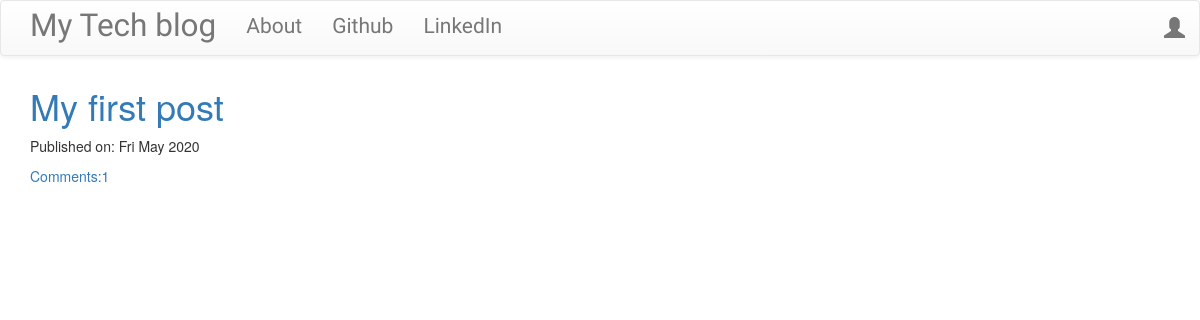
Before: / with the older database file.
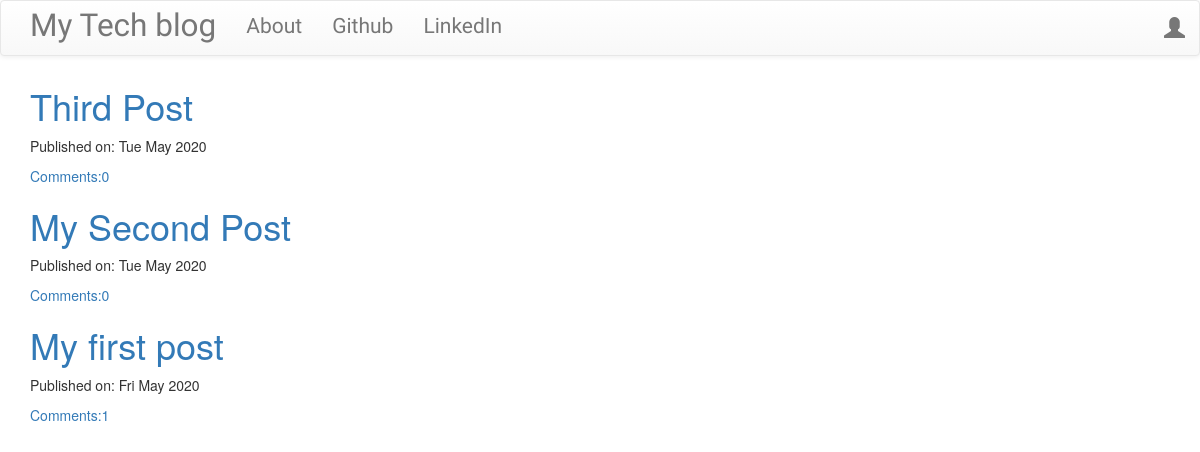
After: the same page with the newer database file.
### blog/models.py (models this page shows, shortened)
class Post(models.Model):
    author = models.ForeignKey('auth.User',on_delete = models.CASCADE)
    title = models.CharField(max_length=200)
    text = models.TextField()
    create_date = models.DateTimeField(default=timezone.now)
    published_date = models.DateTimeField(blank=True,null=True)
    def approve_comments(self):
        return self.comments.filter(approved_comment=True)

### blog/views.py (the view)
# urls.py: path('',views.PostListView.as_view(),name='post_list'),
class PostListView(ListView):
    model = Post
    def get_queryset(self):
        return Post.objects.filter(published_date__lte=timezone.now()).order_by('-published_date')

### blog/templates/blog/post_list.html
{% extends 'blog/base.html' %}
{% block content %}
<div class="centerstage">
  {% for post in post_list %}
  <div class="post">
    <h1> <a href="{% url 'post_detail' pk=post.pk %}">{{post.title}}</a> </h1>
    <div class="date">
      <p>Published on: {{post.published_date|date:"D M Y"}} </p>
    </div>
    <a href="{% url 'post_detail' pk=post.pk%}">Comments:{{post.approve_comments.count}}</a>
  </div>
  {% endfor %}
</div>
{% endblock %}

### blog/templates/blog/base.html (shortened to what this page needs)
<!DOCTYPE html>
{% load static %}
<html>
    <head>
        <link rel="stylesheet" href="https://maxcdn.bootstrapcdn.com/bootstrap/3.3.7/css/bootstrap.min.css">
        <link rel="stylesheet" href="https://maxcdn.bootstrapcdn.com/bootstrap/3.3.7/css/bootstrap-theme.min.css">
        <link rel="stylesheet" href="//cdn.jsdelivr.net/medium-editor/latest/css/medium-editor.min.css" type="text/css" media="screen" charset="utf-8">
        <link rel="stylesheet" href="{% static 'css/blog.css' %}">
<body class='loader'>
  <nav class="navbar navbar-default techfont custom-navbar">
    <div class="container">
      <ul class="nav navbar-nav">
        <li><a class='navbar-brand bigbrand' href="{% url 'post_list' %}">My Tech blog</a></li>
        <li><a href="{% url 'about'%}">About</a></li>
        <li><a href="https://www.github.com">Github</a></li>
        <li><a href="https://www.linkedin.com">LinkedIn</a></li>
      </ul>
      <ul class="nav navbar-nav navbar-right">
        {% if user.is_authenticated %}
        <li>
          <a href="{% url 'post_new' %}" >New Post</a>
        </li>
        <li>
          <a href="{% url 'post_draft_list' %}">Drafts</a>
        </li>
        <li>
          <a href="{% url 'logout' %}" >Log out</a>
        </li>
        <li>
          <a >Welcome: {{ user.username }}</a>
        </li>
          {% else %}
          <li><a class='nav navbar-right' href="{% url 'login' %}" ><span class="glyphicon glyphicon-user"></span></a></li>
        {% endif %}
      </ul>
  </div>
</nav>
        <div class="content container">
            <div class="row">
                <div class="col-md-8">
                  <div class="blog_posts">
                    {% block content %}
                    {% endblock %}
                  </div>
                </div>
            </div>
        </div>
</body>
</html>

### blog/static/css/blog.css (style rules this page uses)
.techfont { font-family:'Russo One',sans-serif; font-size: 1.5em; margin-bottom: 10px; }
.bigbrand { font-size: 1.5em; }
.centerstage { margin-left: auto; margin-right: auto; }
.loader { filter:hue-rotate(0deg); color:linear-gradient(45deg,#0f8,#08f); animation:hue 10000ms infinite linear; }

Changed rows visible on the page:
added Post: title "Third Post", published_date "Tue May 2020", approve_comments.count "0"
added Post: title "My Second Post", published_date "Tue May 2020", approve_comments.count "0"
